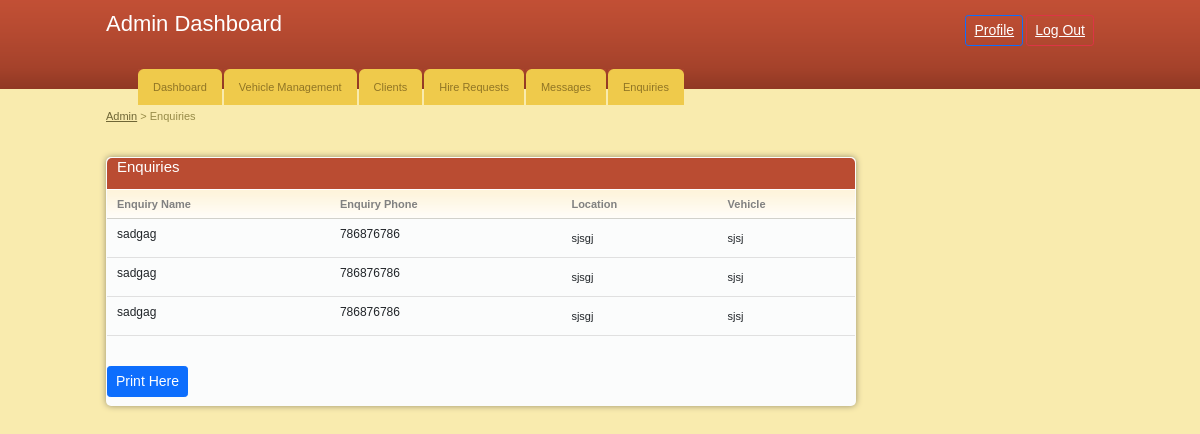
Screenshot of /admin/enquiry.php with the database file from the repository.
### tables this page shows
CREATE TABLE `enquiry` (
  `id` int(11) NOT NULL,
  `name` varchar(20) NOT NULL,
  `phone` varchar(15) NOT NULL,
  `city` varchar(20) NOT NULL,
  `vehicle` varchar(30) NOT NULL
);

### admin/enquiry.php (the view, shortened to what this page needs)
<!DOCTYPE html PUBLIC "-//W3C//DTD XHTML 1.0 Transitional//EN" "http://www.w3.org/TR/xhtml1/DTD/xhtml1-transitional.dtd">
<html xmlns="http://www.w3.org/1999/xhtml">
<head>
<link href="https://cdn.jsdelivr.net/npm/bootstrap@5.1.3/dist/css/bootstrap.min.css" rel="stylesheet" >
	<link rel="stylesheet" href="css/style.css" type="text/css" media="all" />
</head>
<body>
<div id="header">
	<div class="shell">
		<?php
			include 'menu.php';
		?>
	</div>
</div>
<div id="container">
	<div class="shell">
		<div class="small-nav">
			<a href="index.php">Admin</a>
			<span>&gt;</span>
			Enquiries
		</div>
		<br />
		<div id="main">
			<div id="content">
				<div class="box">
					<div class="box-head">
						<h2 class="left">Enquiries</h2>
					</div>
					<div class="table">
						<table width="100%" border="0" cellspacing="0" cellpadding="0">
							<tr>
								<th>Enquiry Name</th>
								<th>Enquiry Phone</th>
								<th>Location</th>
								<th>Vehicle</th>
							</tr>
							<?php
								include '../includes/config.php';
								$select = "SELECT * FROM `enquiry` ";
								$result = $conn->query($select);
								while($row = $result->fetch_assoc()){
							?>
							<tr>
								<td><h3> <?php echo $row['name'] ?></h3></td>
								<td><h3> <?php echo $row['phone'] ?></h3></td>
								<td> <?php echo $row['city'] ?></td>
								<td> <?php echo $row['vehicle'] ?></td>
							</tr>
							<?php
								}
							?>
						</table>
					</div> <br>
					<h2><input type="submit" class="btn btn-primary btn-sm" onclick="window.print()" value="Print Here" /></h2>
				</div>
			</div>
		</div>
	</div>
</div>
</body>
</html>

### admin/css/style.css (style rules this page uses)
* { padding:0; margin:0; outline:0; }
body { background:#f9ebae; font-family: Verdana, sans-serif; font-size:11px; line-height:14px; color:#5e5e5e; }
input, textarea, select { font-family: Verdana, sans-serif; font-size:13px; }
a { color:#ba4c32; text-decoration: underline; cursor:pointer; }
.left, .alignleft { float:left; display:inline; }
h2 { font-size:15px; font-weight: normal; }
h3 { font-size:12px; line-height:14px; font-weight: normal; }
.shell { width:988px; margin:0 auto; }
#header { height:89px; background:url(images/header.gif); white-space:nowrap; }
#container { padding:20px 0; }
.small-nav { color:#978b48; padding-bottom:20px; }
.small-nav a { color:#6f6636; }
#content { float:left; width:750px; }
.table th { background:#fffdfa url(images/th.gif) repeat-x 0 0; color:#818181; text-align: left; padding:7px 10px; border-bottom:solid 1px #d2d1cb; }
.table td { background:#fbfcfc; border-bottom:solid 1px #e0e0e0; padding:8px 10px; }
.box { background:#fbfcfc; height:100%; padding:1px; margin-bottom:20px; }
.box-head { background:#ba4c32; height:32px; color:#fff; padding: 0 10px; line-height:32px; white-space:nowrap; border-bottom:solid 1px #fff; }
.box { -moz-border-radius:5px; -webkit-border-radius:5px; -moz-box-shadow: 0 0 6px #978f6c; -webkit-box-shadow: 0 0 6px #978f6c; }
.box-head { -moz-border-radius-topleft:5px; -moz-border-radius-topright:5px; -webkit-border-top-left-radius:5px; -webkit-border-top-right-radius:5px; }

### rows the page displays
enquiry: name "sadgag", phone "786876786", city "sjsgj", vehicle "sjsj"
enquiry: name "sadgag", phone "786876786", city "sjsgj", vehicle "sjsj"
enquiry: name "sadgag", phone "786876786", city "sjsgj", vehicle "sjsj"
